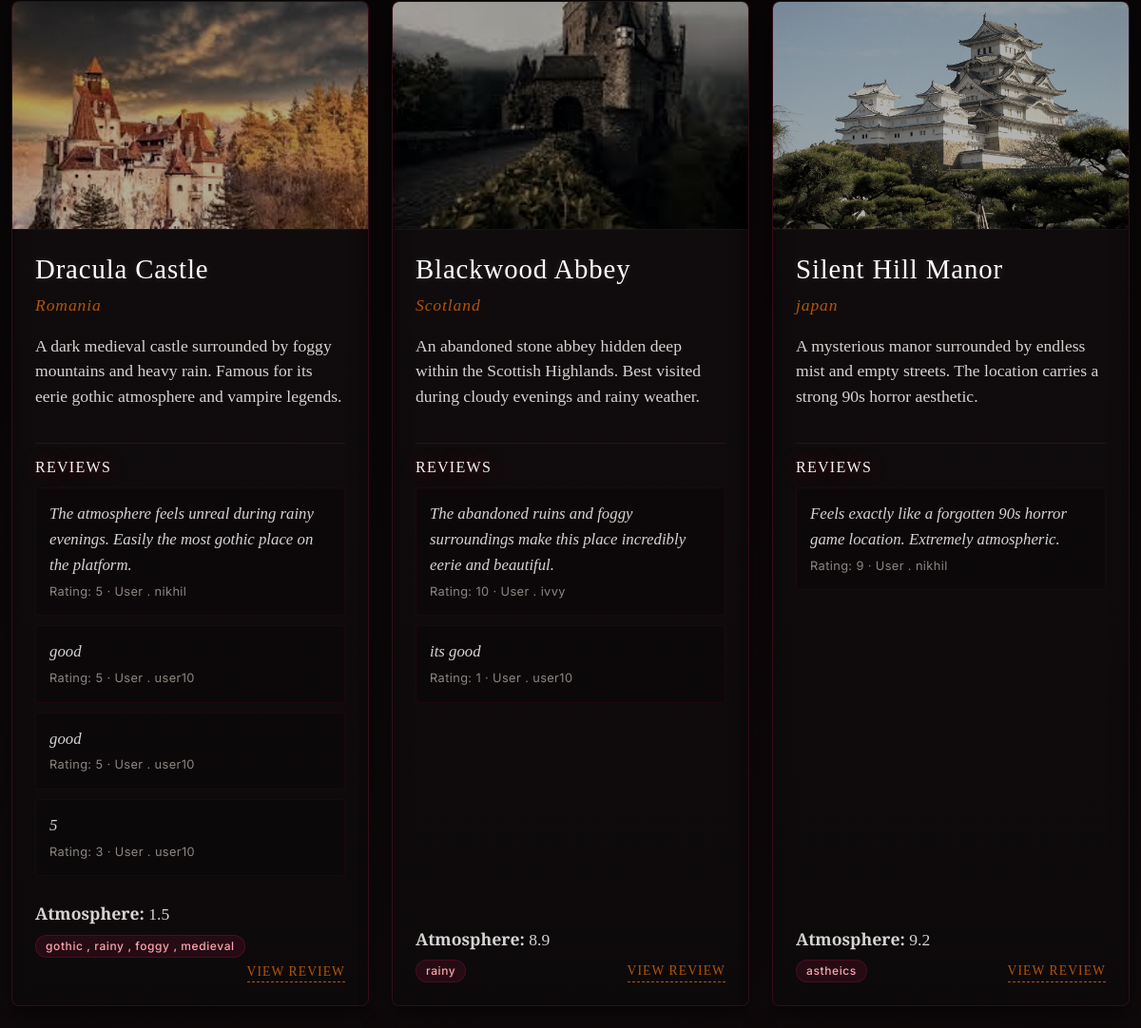
Page /home/ (middle part) on the earlier database version.
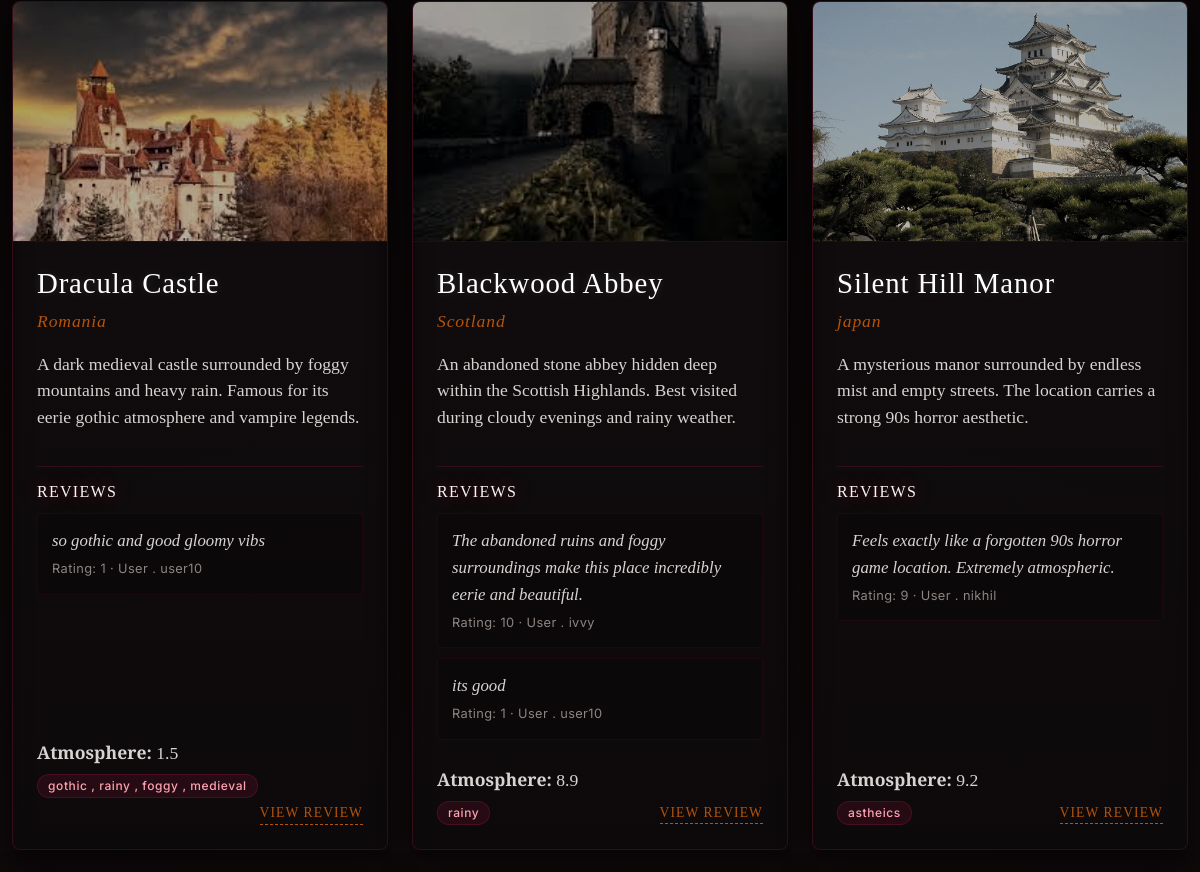
Same page on the later database version.
### core/models.py (models this page shows, shortened)
class Destination(models.Model):
    castle = models.CharField(max_length=100, unique=True)
    country = models.CharField(max_length=100)
    description = models.TextField()
    image = models.ImageField(upload_to="images/")
    atmosphere = models.FloatField()
    tags = models.ManyToManyField('Tag',related_name="destinations", blank=True)

class Review(models.Model):
    comment = models.TextField()
    rating = models.IntegerField()
    user = models.ForeignKey(User, on_delete=models.CASCADE)
    destination = models.ForeignKey(Destination, on_delete=models.CASCADE)

class Tag(models.Model):
    name = models.CharField(max_length=50)

### core/views.py (the view, shortened to what this page needs)
# urls.py: 2. Add a URL to urlpatterns:  path('', views.home, name='home')
def home(request):
    search = request.GET.get("castle")
    if search:
        dest = Destination.objects.filter(
            castle__icontains = search
        )
    else:
        dest = Destination.objects.all()
    return render(request, "core/home.html", {"dest": dest})

### templates/core/home.html (shortened to what this page needs)
<!DOCTYPE html>
<html lang="en">
<head>
    {% load static %}
    <link rel="stylesheet" href="https://cdn.jsdelivr.net/npm/bootstrap@5.3.8/dist/css/bootstrap.min.css">
    <link rel="stylesheet" href="{% static 'core/styles.css' %}">
</head>
<body>
    <div class="container py-5">
        <div class="row row-cols-1 row-cols-md-2 row-cols-lg-3 g-4 destination-list">
            {% for d in dest %}
            <div class="col">
                <article class="destination-card card h-100">
                    {% if d.image %}
                    <img src="{{ d.image.url }}" alt="{{ d.castle }}" class="card-img-top">
                    {% endif %}
                    <div class="card-body destination-card-body d-flex flex-column">
                        <div>
                            <h2 class="destination-card-title h4">{{ d.castle }}</h2>
                            <p class="destination-card-subtitle mb-3">{{ d.country }}</p>
                            <p class="destination-card-text mb-3">{{ d.description }}</p>
                        </div>
                        {% if d.review_set.all %}
                        <div class="review-section mb-3">
                            <h6 class="review-title">Reviews</h6>
                            {% for review in d.review_set.all %}
                            <div class="review-card mb-2 p-3 rounded-3">
                                <p class="review-text mb-1">{{ review.comment }}</p>
                                <p class="review-meta mb-0">Rating: {{ review.rating }} · User .  {{ review.user }}</p>
                            </div>
                            {% endfor %}
                        </div>
                        {% endif %}
                        <div class="mt-auto">
                            <p class="destination-card-text mb-2"><strong>Atmosphere:</strong> {{ d.atmosphere }}</p>
                            <div class="destination-card-meta d-flex flex-wrap align-items-center gap-1">
                                {% for tag in d.tags.all %}
                                    <span class="badge rounded-pill bg-secondary">{{ tag.name }}</span>
                                {% endfor %}
                                <a href="{% url 'review_view' d.id %}" class="view-review-link">View Review</a>
                            </div>
                        </div>
                    </div>
                </article>
            </div>
            {% endfor %}
        </div>
    </div>
</body>
</html>

### static/core/styles.css (style rules this page uses)
:root { --bg-base: #060405; --bg-surface: #0f0b0c; --bg-card: rgba(18, 14, 15, 0.85); --bg-card-hover: rgba(26, 20, 21, 0.95); --accent-crimson: #881337; --accent-crimson-bright: #e11d48; --accent-gold: #b45309; --accent-gold-bright: #fbbf24; --border-gothic: rgba(136, 19, 55, 0.3); --border-gothic-bright: rgba(225, 29, 72, 0.6); --border-gold: rgba(180, 83, 9, 0.35); --border-gold-bright: rgba(251, 191, 36, 0.75); --text-primary: #f5f5f4; --text-secondary: #d6d3d1; --text-muted: #8c8581; --font-heading: 'Cinzel', serif; --font-body: 'Cormorant Garamond', serif; --font-ui: 'Inter', sans-serif; }
body { margin: 0; min-height: 100vh; font-family: var(--font-body); background: radial-gradient(circle at center, #160f11 0%, #0d0809 60%, #050304 100%); color: var(--text-primary); font-size: 1.15rem; line-height: 1.6; }
.destination-list { margin-top: 2rem; }
.destination-card { background: var(--bg-card); border: 1px solid var(--border-gothic) !important; border-radius: 8px !important; overflow: hidden; box-shadow: 0 10px 30px rgba(0, 0, 0, 0.6), inset 0 0 20px rgba(0, 0, 0, 0.4); transition: all 0.4s ease; height: 100%; }
.destination-card .card-img-top { height: 240px; object-fit: cover; filter: sepia(0.3) contrast(1.1) brightness(0.7) saturate(0.8); transition: all 0.5s cubic-bezier(0.25, 0.46, 0.45, 0.94); border-bottom: 1px solid var(--border-gothic); }
.destination-card-body { padding: 24px; background: linear-gradient(180deg, rgba(22, 17, 18, 0) 0%, rgba(10, 8, 9, 0.6) 100%); }
.destination-card-title { font-family: var(--font-heading); font-size: 1.8rem; color: #ffffff; margin-bottom: 6px; letter-spacing: 0.03em; text-shadow: 0 0 10px rgba(255, 255, 255, 0.15); }
.destination-card-subtitle { font-family: var(--font-body); color: var(--accent-gold); font-size: 1.1rem; font-style: italic; letter-spacing: 0.05em; margin-bottom: 12px; }
.destination-card-text { color: var(--text-secondary); font-size: 1.1rem; line-height: 1.5; }
.review-section { margin-top: 20px; border-top: 1px double var(--border-gothic); padding-top: 15px; }
.review-section .review-title { font-family: var(--font-heading); font-size: 1rem; color: var(--text-primary); text-transform: uppercase; letter-spacing: 0.08em; margin-bottom: 12px; }
.review-card { background: rgba(10, 8, 9, 0.6) !important; border: 1px solid rgba(136, 19, 55, 0.15) !important; border-radius: 4px !important; padding: 14px !important; margin-bottom: 10px !important; transition: all 0.3s ease; }
.review-text { color: var(--text-secondary); font-style: italic; font-size: 1.05rem; margin-bottom: 4px; }
.review-meta { color: var(--text-muted); font-family: var(--font-ui); font-size: 0.8rem; letter-spacing: 0.03em; }
.destination-card-meta .badge { background: rgba(136, 19, 55, 0.2) !important; color: #fda4af !important; border: 1px solid rgba(136, 19, 55, 0.4) !important; font-family: var(--font-ui); font-size: 0.75rem; font-weight: 500; letter-spacing: 0.05em; padding: 5px 10px; border-radius: 4px; }
.view-review-link { display: inline-block; margin-left: auto; font-family: var(--font-heading); font-size: 0.85rem; color: var(--accent-gold); text-decoration: none; text-transform: uppercase; letter-spacing: 0.08em; border-bottom: 1px dashed var(--accent-gold); transition: all 0.3s ease; }
.container { max-width: 1200px; }
.review-title { font-family: var(--font-heading); color: #ffffff; text-shadow: 0 0 15px rgba(225, 29, 72, 0.5); margin-bottom: 10px; letter-spacing: 0.04em; }

Differences in the rows shown:
removed Review: comment "The atmosphere feels unreal during rainy evenings. Easily the most gothic place on the platform.", rating "5", user "nikhil", shown under Destination "Dracula Castle"
removed Review: comment "good", rating "5", user "user10", shown under Destination "Dracula Castle"
removed Review: comment "good", rating "5", user "user10", shown under Destination "Dracula Castle"
removed Review: comment "5", rating "3", user "user10", shown under Destination "Dracula Castle"
added Review: comment "so gothic and good gloomy vibs", rating "1", user "user10", shown under Destination "Dracula Castle"
